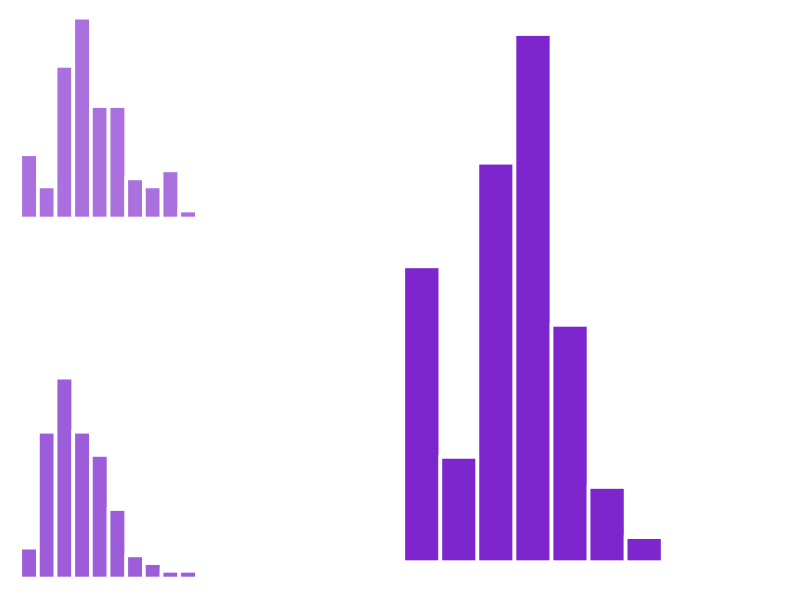

Source code (R):
# Project: WSU Snowshoe Hare and PCT Project
# Subproject: Density - movement simulation
# Script: 13 - Figures for bootstrap diagram
# Author: Nathan D. Hooven, Graduate Research Assistant
# Email: nathan.hooven@wsu.edu / nathan.d.hooven@gmail.com
# Date began: 29 Jun 2025
# Date completed: 
# Date last modified: 
# R version: 4.4.3

#_______________________________________________________________________
# 1. Load in packages ----
#_______________________________________________________________________

library(tidyverse)            # data cleaning and manipulation
library(cowplot)

#_______________________________________________________________________
# 2. Simulate datasets ----
#_______________________________________________________________________

sim.data <- rbind(
  
  data.frame("indiv" = 1,
             "speed" = rlnorm(n = 100,
                              meanlog = 1, 
                              sdlog = 0.25)),
  
  data.frame("indiv" = 2,
             "speed" = rlnorm(n = 100,
                              meanlog = 1, 
                              sdlog = 0.25)),
  
  data.frame("indiv" = "all",
             "speed" = rlnorm(n = 800,
                              meanlog = 2.25, 
                              sdlog = 0.25))
  
)

#_______________________________________________________________________
# 3. Create plots ----
#_______________________________________________________________________
# 3a. Indiv 1 ----
#_______________________________________________________________________

ggplot(data = sim.data %>% filter(indiv == "1")) +
  
  theme_minimal() +
  
  geom_histogram(aes(x = speed),
                 bins = 10,
                 fill = "purple3",
                 color = "white",
                 linewidth = 1.25,
                 alpha = 0.65) +
  
  theme(panel.grid = element_blank(),
        axis.text = element_blank(),
        axis.title = element_blank()) -> plot.1

#_______________________________________________________________________
# 3b. Indiv 2 ----
#_______________________________________________________________________

ggplot(data = sim.data %>% filter(indiv == "2")) +
  
  theme_minimal() +
  
  geom_histogram(aes(x = speed),
                 bins = 10,
                 fill = "purple3",
                 color = "white",
                 linewidth = 1.25,
                 alpha = 0.75) +
  
  theme(panel.grid = element_blank(),
        axis.text = element_blank(),
        axis.title = element_blank()) -> plot.2

#_______________________________________________________________________
# 3c. All ----
#_______________________________________________________________________

ggplot(data = sim.data) +
  
  theme_minimal() +
  
  geom_histogram(aes(x = speed),
                 bins = 10,
                 fill = "purple3",
                 color = "white",
                 linewidth = 1.25) +
  
  theme(panel.grid = element_blank(),
        axis.text = element_blank(),
        axis.title = element_blank()) -> plot.all

#_______________________________________________________________________
# 4. Plot together ----
#_______________________________________________________________________

# extra plot to throw in
ggplot(data = sim.data) + theme_minimal() -> extra.plot

plot_grid(plot.1, extra.plot, plot.2,
          nrow = 3,
          rel_heights = c(1, 0.5, 1)) -> together.1

plot_grid(together.1, extra.plot, plot.all,
          nrow = 1,
          rel_widths = c(1, 0.75, 2))

# 690 x 323